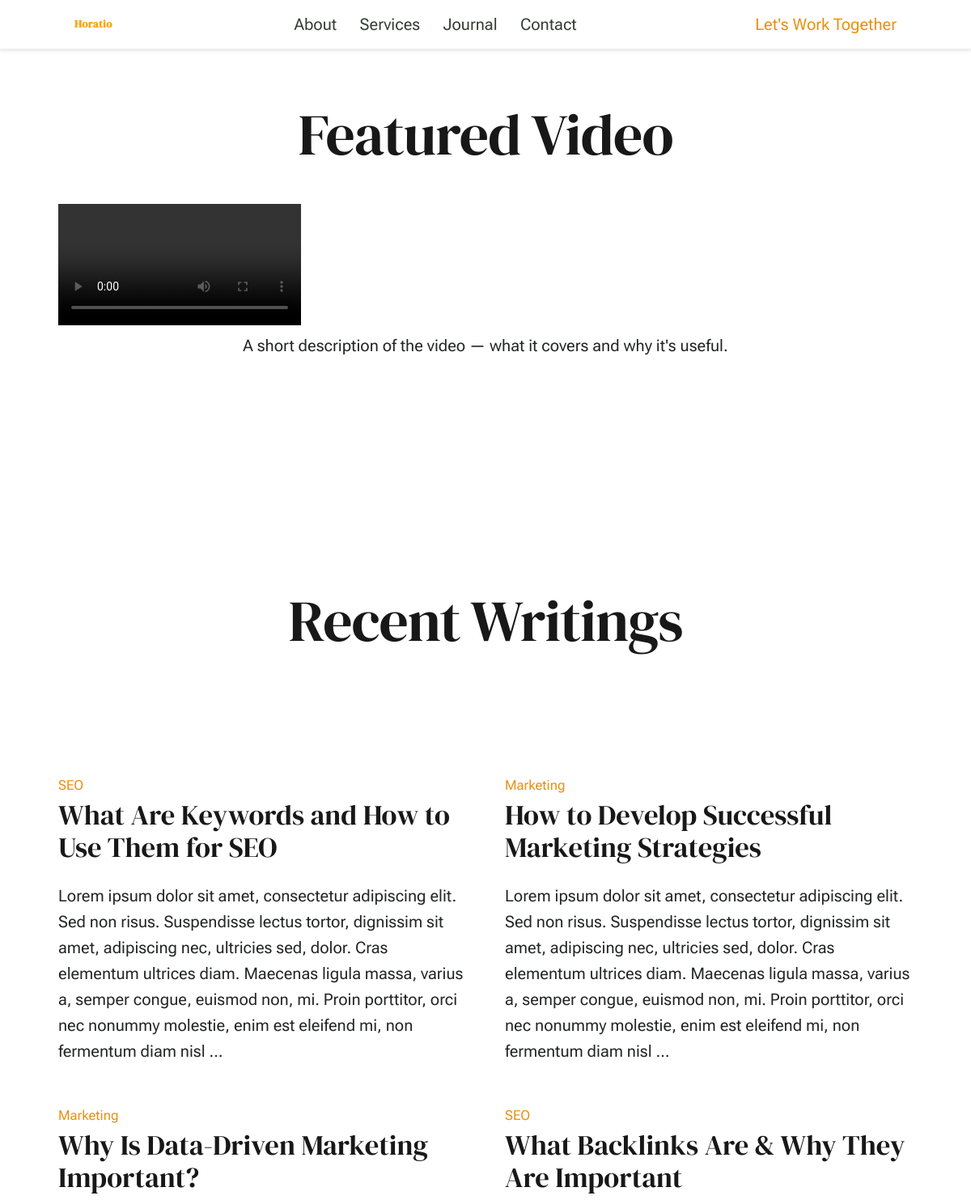
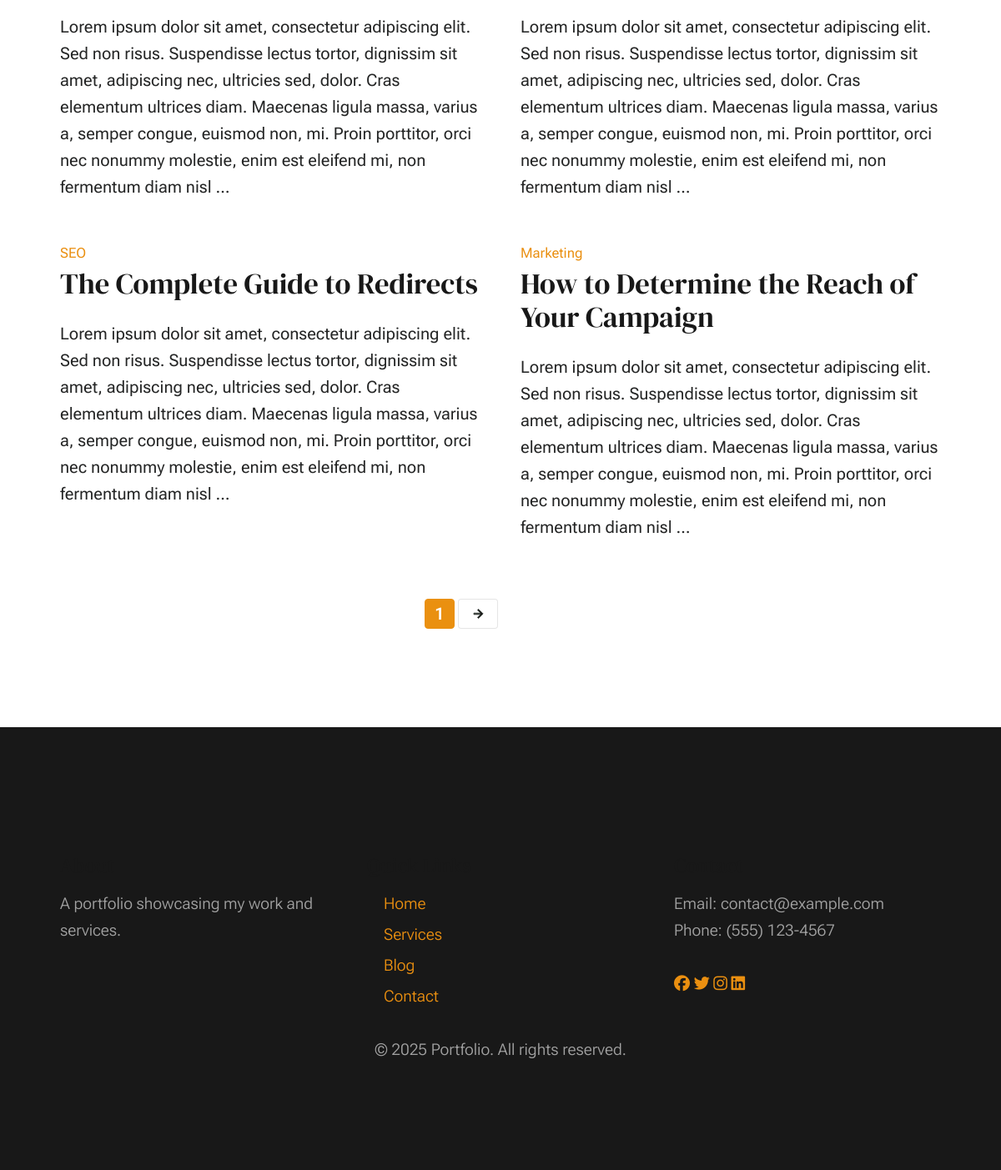
Screenshot of /blog/ with the database file from the repository (2 pictures, top to bottom).
### portfolio_site/models.py (models this page shows, shortened)
class Post(models.Model):
    title = models.CharField(max_length=200)
    category = models.CharField(max_length=50)
    content = models.TextField()
    image = models.ImageField(upload_to='blog/', null=True, blank=True)
    created_at = models.DateTimeField(auto_now_add=True)
    slug = models.SlugField(unique=True)
    class Meta:
        ordering = ['-created_at']

### portfolio_site/views.py (the view)
# urls.py: 2. Add a URL to urlpatterns:  path('blog/', include('blog.urls'))
def blog(request):
    post_list = Post.objects.all()
    paginator = Paginator(post_list, 6)  # Show 6 posts per page
    page = request.GET.get('page')
    try:
        posts = paginator.page(page)
    except PageNotAnInteger:
        posts = paginator.page(1)
    except EmptyPage:
        posts = paginator.page(paginator.num_pages)
    return render(request, 'portfolio_site/blog.html', {'posts': posts})

### portfolio_site/templates/portfolio_site/blog.html (shortened to what this page needs)
{% extends 'portfolio_site/base.html' %}
{% load static %}
{% block extra_css %}
<link rel="stylesheet" href="{% static 'css/pagination.css' %}">
{% endblock %}
{% block content %}
<section class="s-pagecontent pagecontent">
  <div class="row pageintro">
                        <div class="column xl-6 lg-12">
                            <h2 class="text-display-title">Featured Video</h2>
                        </div>
                        <div class="column xl-6 lg-12 u-flexitem-x-right">
                                            <video class="w-full h-full" controls>
                            <source src="{% static 'videos/featured-video.mp4' %}" type="video/mp4">
                        </video>
                        <p class="mt-4 text-center text-gray-600">A short description of the video — what it covers and why it's useful.</p>
                        </div>
                    </div>
</section>
<section id="content" class="s-content">
                <h1 class="text-3xl sm:text-4xl font-bold text-center text-gray-900 mb-8">Recent Writings</h1>
               <section class="s-pagecontent pagecontent">
                    <div class="row">
                        <div class="column xl-12 grid-block">
                                <div class="grid-full grid-list-items">
                                    {% for post in posts %}
                                    <div class="grid-list-items__item blog-card">
                                        <div class="blog-card__header">
                                            <div class="blog-card__cat-links">
                                                <a href="{% url 'blog' %}?category={{ post.category|urlencode }}">{{ post.category }}</a>
                                            </div>
                                            <h3 class="blog-card__title">
                                                <a href="{% url 'blog' %}{{ post.slug }}">{{ post.title }}</a>
                                            </h3>
                                        </div>
                                        <div class="blog-card__text">
                                            <p>{{ post.content|truncatewords:50 }}</p>
                                        </div>
                                    </div>
                                    {% endfor %}
                                </div>
                        </div>
                    </div>
                    {% if posts.paginator.num_pages > 1 %}
                    <div class="row navigation pagination">
                        <div class="column xl-12">
                            <nav class="pgn" role="navigation">
                                <ul>
                                    {% for num in posts.paginator.page_range %}
                                        {% if posts.number == num %}
                                            <li><span class="pgn__num current">{{ num }}</span></li>
                                        {% elif num > posts.number|add:'-3' and num < posts.number|add:'3' %}
                                            <li><a class="pgn__num" href="?page={{ num }}">{{ num }}</a></li>
                                        {% elif num == 1 or num == posts.paginator.num_pages %}
                                            <li><a class="pgn__num" href="?page={{ num }}">{{ num }}</a></li>
                                        {% elif num == posts.number|add:'-3' or num == posts.number|add:'3' %}
                                            <li><span class="pgn__num dots">…</span></li>
                                        {% endif %}
                                    {% endfor %}
                                    {% if posts.has_next %}
                                    <li>
                                        <a class="pgn__next" href="?page={{ posts.next_page_number }}">
                                            <svg xmlns="http://www.w3.org/2000/svg" width="24" height="24" viewBox="0 0 24 24"><path d="M11.293 17.293l1.414 1.414L19.414 12l-6.707-6.707-1.414 1.414L15.586 11H6v2h9.586z"/></svg>
                                        </a>
                                    </li>
                                    {% endif %}
                                </ul>
                            </nav>
                        </div>
                    </div>
                    {% endif %}
               </section>
        </section>
  </div>
{% endblock %}

### portfolio_site/templates/portfolio_site/base.html (shortened to what this page needs)
{% load static %}
<!DOCTYPE html>
<html lang="en">
<head>
    <link rel="stylesheet" href="https://cdnjs.cloudflare.com/ajax/libs/font-awesome/6.4.2/css/all.min.css">
     <link rel="stylesheet" href="{% static 'css/styles.css' %}">
     <link rel="stylesheet" href="{% static 'css/vendor.css' %}">
    {% block extra_css %}{% endblock %}
</head>
<body id="top">
        <nav class="site-header">
            <div class="row">
                <div class="column xl-12">
                    <div class="header-inner">
                        <a href="{% url 'home' %}" class="logo" style="color:#ffa200;font-weight:600;font-size:1.3rem;letter-spacing:0.5px;">Horatio</a>
                        <ul class="main-nav">
                            <li><a href="{% url 'about' %}">About</a></li>
                            <li><a href="{% url 'services' %}">Services</a></li>
                            <li><a href="{% url 'blog' %}">Journal</a></li>
                            <li><a href="{% url 'contact' %}">Contact</a></li>
                        </ul>
                        <a href="{% url 'contact' %}" class="header-cta-btn">Let's Work Together</a>
                    </div>
                </div>
            </div>
        </nav>
        <div id="page" class="s-pagewrap ss-home">
                        {% block content %}{% endblock %}
        <footer class="s-footer">
            <div class="row">
                <div class="column xl-4 md-12">
                    <h5>About</h5>
                    <p>A portfolio showcasing my work and services.</p>
                </div>
                <div class="column xl-4 md-12">
                    <h5>Quick Links</h5>
                    <ul class="footer-links">
                        <li><a href="{% url 'home' %}">Home</a></li>
                        <li><a href="{% url 'services' %}">Services</a></li>
                        <li><a href="{% url 'blog' %}">Blog</a></li>
                        <li><a href="{% url 'contact' %}">Contact</a></li>
                    </ul>
                </div>
                <div class="column xl-4 md-12">
                    <h5>Contact</h5>
                    <p>Email: contact@example.com<br>Phone: (555) 123-4567</p>
                    <div class="social-links">
                        <a href="#"><i class="fab fa-facebook"></i></a>
                        <a href="#"><i class="fab fa-twitter"></i></a>
                        <a href="#"><i class="fab fa-instagram"></i></a>
                        <a href="#"><i class="fab fa-linkedin"></i></a>
                    </div>
                </div>
            </div>
            <div class="row">
                <div class="column xl-12 text-center">
                    <p>&copy; {% now "Y" %} Portfolio. All rights reserved.</p>
                </div>
            </div>
        </footer>
</body>
</html>

### portfolio_site/static/css/pagination.css (style rules this page uses)
.navigation.pagination { margin: 2rem 0; text-align: center; }
.pgn { display: inline-block; list-style: none; margin: 0; padding: 0; }
.pgn ul { display: flex; flex-wrap: wrap; justify-content: center; gap: 0.5rem; margin: 0; padding: 0; list-style: none; }
.pgn li { margin: 0; padding: 0; }
.pgn__num, .pgn__prev, .pgn__next { display: inline-flex; align-items: center; justify-content: center; min-width: 3.6rem; height: 3.6rem; padding: 0 0.4rem; border-radius: 4px; background-color: #fff; border: 1px solid rgba(0, 0, 0, 0.1); color: #343D35; text-decoration: none; transition: all 0.3s; }
.pgn__num.current { background-color: #EA9010; border-color: #EA9010; color: #fff; }
.pgn__prev svg, .pgn__next svg { width: 2rem; height: 2rem; stroke: currentColor; }

### rows the page displays
Post: category "SEO", title "What Are Keywords and How to Use Them for SEO", content "Lorem ipsum dolor sit amet, consectetur adipiscing elit. Sed non risus. Suspendisse lectus tortor, dignissim sit amet, adipiscing nec, ultricies sed, dolor. Cras elementum ultrices diam. Maecenas ligula massa, varius a, semper congue, euismod non, mi. Proin porttitor, orci nec nonummy molestie, enim est eleifend mi, non fermentum diam nisl …"
Post: category "Marketing", title "How to Develop Successful Marketing Strategies", content "Lorem ipsum dolor sit amet, consectetur adipiscing elit. Sed non risus. Suspendisse lectus tortor, dignissim sit amet, adipiscing nec, ultricies sed, dolor. Cras elementum ultrices diam. Maecenas ligula massa, varius a, semper congue, euismod non, mi. Proin porttitor, orci nec nonummy molestie, enim est eleifend mi, non fermentum diam nisl …"
Post: category "Marketing", title "Why Is Data-Driven Marketing Important?", content "Lorem ipsum dolor sit amet, consectetur adipiscing elit. Sed non risus. Suspendisse lectus tortor, dignissim sit amet, adipiscing nec, ultricies sed, dolor. Cras elementum ultrices diam. Maecenas ligula massa, varius a, semper congue, euismod non, mi. Proin porttitor, orci nec nonummy molestie, enim est eleifend mi, non fermentum diam nisl …"
Post: category "SEO", title "What Backlinks Are & Why They Are Important", content "Lorem ipsum dolor sit amet, consectetur adipiscing elit. Sed non risus. Suspendisse lectus tortor, dignissim sit amet, adipiscing nec, ultricies sed, dolor. Cras elementum ultrices diam. Maecenas ligula massa, varius a, semper congue, euismod non, mi. Proin porttitor, orci nec nonummy molestie, enim est eleifend mi, non fermentum diam nisl …"
Post: category "SEO", title "The Complete Guide to Redirects", content "Lorem ipsum dolor sit amet, consectetur adipiscing elit. Sed non risus. Suspendisse lectus tortor, dignissim sit amet, adipiscing nec, ultricies sed, dolor. Cras elementum ultrices diam. Maecenas ligula massa, varius a, semper congue, euismod non, mi. Proin porttitor, orci nec nonummy molestie, enim est eleifend mi, non fermentum diam nisl …"
Post: category "Marketing", title "How to Determine the Reach of Your Campaign", content "Lorem ipsum dolor sit amet, consectetur adipiscing elit. Sed non risus. Suspendisse lectus tortor, dignissim sit amet, adipiscing nec, ultricies sed, dolor. Cras elementum ultrices diam. Maecenas ligula massa, varius a, semper congue, euismod non, mi. Proin porttitor, orci nec nonummy molestie, enim est eleifend mi, non fermentum diam nisl …"

### other values shown
{{ num }} "1"
